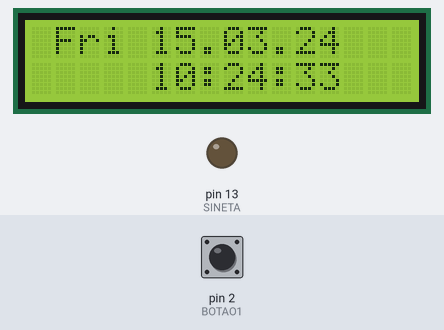
Recording of a sketch running on a simulated Arduino Uno, built with avr-gcc and run on an emulated ATmega328P. Shown: 16×2 character LCD, output pins drawn as LEDs (lit = HIGH). The test bench sets the inputs (shaded band); at power-on: pin 2 (BOTAO1) LOW. The local clock reads 2024-03-15 10:24:30 at power-on unless the sketch sets it; what the sketch prints to the serial monitor is not drawn.

Above: at 3.2 s.
3.3 s: pin 2 (BOTAO1) pulled HIGH for 0.15 s
At 4.8 s:
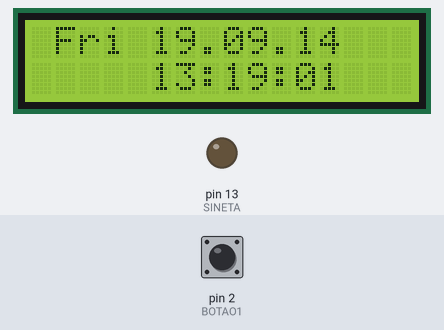
5.5 s: pin 2 (BOTAO1) pulled HIGH for 1 s
At 6.0 s:
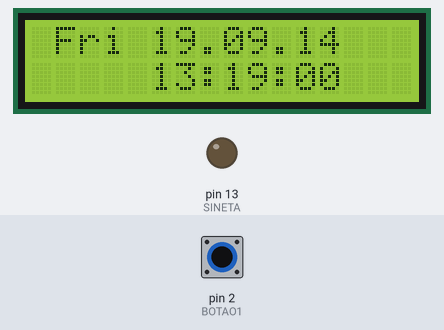
9.5 s: pin 2 (BOTAO1) pulsed HIGH 5 times (0.12 s each, 0.3 s apart)
At 12.9 s:
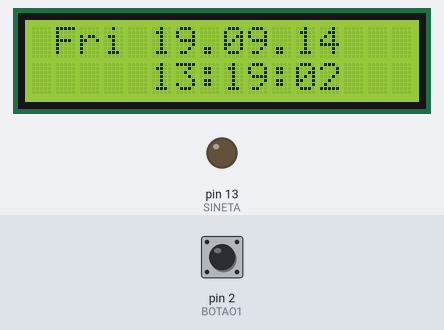
Timing chart, 0 to 14.4 s (numbered marks = the images above; inputs shaded):
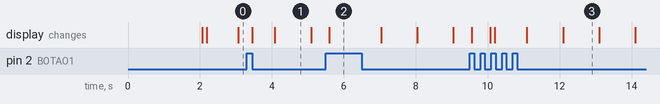

Measured:
- what the display in image 1 shows lasts 1.0 s, from 4.1 s to 5.1 s

The sketch:

RTC_ifrn_spp.ino
```cpp
/*
Relógio, Calendário e controle de alarme de aulas para o IFRN - São Paulo do Potengi
Autor: Alex Santos
Com grandes contribuições de:
  Diego Cirilo [Função timeToStudy()]
  Blog Filipeflop [Setando e imprimindo valores do RTC] - http://blog.filipeflop.com/modulos/relogio-rtc-ds1307-arduino.html
Data: 19/09/2014

Pinos utilizados:
* RTC - SDA - SCL(AN4, AN5)
* BOTAO1 - PIN2
* RELE1/BUZZER - PIN13
* LCD Pin Allocation:
* LCD D4 - PIN4
* LCD D5 - PIN5
* LCD D6 - PIN6
* LCD D7 - PIN7
* LCD RS - PIN8
* LCD Enable - PIN9
* LCD Backlight - PIN10

Hardware Utilizado:
--- Arduino UNO R3 Development Board Microcontroller MEGA328P ATMEGA16U2 Compat for Arduino - Blue + Black
http://www.dx.com/p/215600

--- LCD KeyPad Shield ----
http://www.dx.com/p/118059
Datasheet: http://www.dfrobot.com/wiki/index.php/Arduino_LCD_KeyPad_Shield_(SKU:_DFR0009)

--- Tiny RTC I2C Module w/ 24C32 Memory + DS1307 Clock - White ---
http://www.dx.com/p/258549

-- 2-Channel Relay Shield Module for Arduino (Relê)
http://www.dx.com/p/144140

*/
//Carrega a biblioteca do RTC DS1307 e do LCD
#include <DS1307.h>
#include <LiquidCrystal.h>

// Modulo RTC DS1307 ligado as portas A4 e A5 do Arduino
// Inicializando as bibliotecas com os numeros dos pinos do arduino
DS1307 rtc(A4, A5);
LiquidCrystal lcd(8,9,4,5,6,7);

// aliases para os pinos
#define BOTAO1 2
#define SINETA 13

//variáveis globais
boolean botao1press;
uint8_t segundo;       // Esse tipo uint8_t vem da biblioteca do RTC
uint8_t minuto;
uint8_t hora;
uint8_t weekDay;       // Dia da semana (1-segunda, 2-terca, 3-quarta, 4-quinta, 5-sexta, 6-sabado, 7-domingo)
byte tempoLongo = 4;
byte tempoCurto = 2;

//funções existentes
void AcertaHora();     // Acerta o horario do RTC baseado com o que for escrito no codigo fonte
void getDate();        // Guarda as informações como hora, minuto, segundo em variaveis para posteior uso
void printTime ();     // Imprime data/hora no LCD e na serial
boolean timeToStudy(); // Verifica se o horario atual eh a hora de tocar sineta

void setup(){

  lcd.begin(16, 2);        // Seta o numero de Colunas e Linhas do LCD
  lcd.print("IFRN SPP");   // Mensagem de boas-vindas ao ligar o arduino
  delay(2000);             // Pequeno intervalo
  lcd.clear();             // Limpa a tela

  pinMode(BOTAO1, INPUT);  // definindo função dos pinos
  pinMode(SINETA, OUTPUT); // definindo função dos pinos

  // Aciona o relogio
  rtc.halt(false);

  // Definicoes do pino SQW/Out
  rtc.setSQWRate(SQW_RATE_1);
  rtc.enableSQW(true);

  // Inicio da conexão serial na USB (serial monitor para exergar)
  Serial.begin(9600);
}

void AcertaHora (){
  rtc.setDOW(5);             // Define o dia da semana (1-segunda, 2-terca, 3-quarta, 4-quinta, 5-sexta, 6-sabado, 7-domingo)
  rtc.setTime(13, 19, 00);   // Define o horario
  rtc.setDate(19, 9, 2014);  // Define o dia, mes e ano
}

// lê a data do RTC e escreve nas variáveis globais de data, hora, etc
void getDate(){
  // Pega a hora do RTC, separando hora, minuto, segundo...(olhar na biblioteca DS1307 o arquivo DS1307.cpp )
  // separando em variaveis para que a funcao timeToStudy() possa saber se eh hora de tocar
  segundo = rtc.getTime().sec;   // segundo
  minuto  = rtc.getTime().min;   // minuto
  hora    = rtc.getTime().hour;  // hora formato 24hrs
  weekDay = rtc.getTime().dow;   // dia da semana (1-segunda, 2-terca, 3-quarta, 4-quinta, 5-sexta, 6-sabado, 7-domingo)
}

void printTime(){
  //Mostra as informações no Serial Monitor
  Serial.print("Hora : ");
  Serial.print(rtc.getTimeStr());               // Escreve hora no formato 24hs
  Serial.print(" ");
  Serial.print("Data : ");
  Serial.print(rtc.getDateStr(FORMAT_SHORT));   // Escreve data no formato dd.mm.aaa
  Serial.print(" ");
  Serial.println(rtc.getDOWStr(FORMAT_SHORT));  // Escreve dia da semana com 3 digitos em inglês (se quiser que exiba em portugues editar o arquivo DS1307.cpp

  //Escreve no LCD
  lcd.setCursor(1, 0);
  lcd.print(rtc.getDOWStr(FORMAT_SHORT));    // Escreve dia da semana com 3 digitos em inglês (se quiser que exiba em portugues editar o arquivo DS1307.cpp
  lcd.setCursor(5, 0);
  lcd.print(rtc.getDateStr(FORMAT_SHORT));  // Escreve data no formato dd.mm.aaa
  lcd.setCursor(5, 1);
  lcd.print(rtc.getTimeStr());              // Escreve hora no formato 24hs 23:59:00
}


// seletor dos momentos de tocar, retorna true se tiver na hora!
boolean timeToStudy(){

  // se não for domingo(0) nem sábado(6)
  // verifica pelas horas se toca 4s(intervalos e inicio/fim) ou 2s(entre aulas)
  // alguns horários foram comentados porque o campus IFRN SPP ainda não está com aulas a noite.
  if((weekDay!=6 && weekDay!=7)){
    // toque de tempoLongo s para 07h00m, 12h00m, 13h00m, 18h00m, 19h00m
    if((hora==7 || hora==12 || hora==13 || hora==18 /*|| hora==19*/) && minuto==0 && (segundo>=0 && segundo<=tempoLongo))
      return true;

    // toque de tempoLongo s para 8h30m, 10h30m, 14h30m, 16h30m, 20h30m
    if((hora==8 || hora==10 || hora==14 || hora==16 /*|| hora==20*/) && minuto==30 && (segundo>=0 && segundo<=tempoLongo))
      return true;

    // toque de tempoLongo s para 08h50m, 14h50m
    if((hora==8 || hora==14) && minuto==50 && (segundo>=0 && segundo<=tempoLongo))
      return true;

    // toque de tempoLongo s para 10h20m, 16h20m
    if((hora==10 || hora==16) && minuto==20 && (segundo>=0 && segundo<=tempoLongo))
      return true;

    // toque de tempoLongo s para 20h40m, 22h10m
   /* if(((hora==20 && minuto==40) || (hora==22 && minuto==10)) && (segundo>=0 && segundo<=tempoLongo))
      return true;*/

    // toque de tempoCurto s para 07h45m, 13h45m, 19h45
    if((hora==7 || hora==13 /*|| hora==19*/) && minuto==45 && (segundo>=0 && segundo<=tempoCurto))
      return true;

    // toque de tempoCurto s para 09h35, 15h35m
    if((hora==9 || hora==15) && minuto==35 && (segundo>=0 && segundo<=tempoCurto))
      return true;

    // toque de tempoCurto s para 11h15m, 17h15m
    if((hora==11 || hora==17) && minuto==15 && (segundo>=0 && segundo<=tempoCurto))
      return true;

    // toque de tempoCurto s para 21h25m
  /*  if(hora==21 && minuto==25 && (segundo>=0 && segundo<=tempoCurto))
      return true;*/
  } else{
    return false;
  }
  return false;
}

void loop(){
  delay(100);  // Diminui em 100ms o tempo de repetição
  botao1press =  digitalRead(BOTAO1);
  if(botao1press){
    AcertaHora ();
  }

  getDate();
  printTime();

  if(timeToStudy()){
    digitalWrite(SINETA, HIGH); // Se estiver na hora de tocar, aciona buzzer/relé que controla a sirene
  }
  else{
    digitalWrite(SINETA, LOW); // Desliga Buzzer/Relé
  }

}
```
